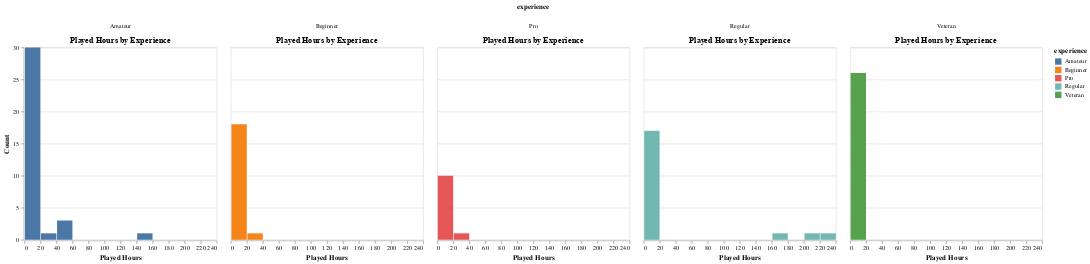

Source (notebook cell):
### Code cell
import altair as alt

# --- Experience facet ---
chart_exp = (
    alt.Chart(players_tidy)
    .mark_bar()
    .encode(
        x=alt.X('played_hours:Q', bin=alt.Bin(maxbins=20), title='Played Hours'),
        y=alt.Y('count()', title='Count'),
        color='experience:N'
    )
    .properties(title='Played Hours by Experience')
    .facet(column='experience:N')
)

# --- Subscribe facet ---
chart_sub = (
    alt.Chart(players_tidy)
    .mark_bar()
    .encode(
        x=alt.X('played_hours:Q', bin=alt.Bin(maxbins=20), title='Played Hours'),
        y=alt.Y('count()', title='Count'),
        color=alt.Color('subscribe:N').title("subscribed")
    )
    .properties(title='Played Hours by Subscription')
    .facet(column='subscribe:N')
)

chart_exp

### Figure 1 — Vega-Lite specification as saved in the notebook (floating-point values rounded to 4 significant figures)
{"config": {"view": {"continuousWidth": 300, "continuousHeight": 300}}, "data": {"name": "data-427c92e968cc61198f3df39aa85b2dc3"}, "facet": {"column": {"field": "experience", "type": "nominal"}}, "spec": {"mark": {"type": "bar"}, "encoding": {"color": {"field": "experience", "type": "nominal"}, "x": {"bin": {"maxbins": 20}, "field": "played_hours", "title": "Played Hours", "type": "quantitative"}, "y": {"aggregate": "count", "title": "Count", "type": "quantitative"}}, "title": "Played Hours by Experience"}, "$schema": "https://vega.github.io/schema/vega-lite/v5.20.1.json", "datasets": {"data-427c92e968cc61198f3df39aa85b2dc3": [{"experience": "Pro", "subscribe": true, "played_hours": 30.3}, {"experience": "Veteran", "subscribe": true, "played_hours": 3.8}, {"experience": "Amateur", "subscribe": true, "played_hours": 0.7}, {"experience": "Regular", "subscribe": true, "played_hours": 0.1}, {"experience": "Amateur", "subscribe": true, "played_hours": 0.1}, {"experience": "Veteran", "subscribe": true, "played_hours": 1.6}, {"experience": "Beginner", "subscribe": true, "played_hours": 1.5}, {"experience": "Amateur", "subscribe": true, "played_hours": 0.2}, {"experience": "Amateur", "subscribe": true, "played_hours": 48.4}, {"experience": "Amateur", "subscribe": true, "played_hours": 0.5}, {"experience": "Regular", "subscribe": true, "played_hours": 0.6}, {"experience": "Regular", "subscribe": true, "played_hours": 0.3}, {"experience": "Amateur", "subscribe": false, "played_hours": 0.1}, {"experience": "Beginner", "subscribe": true, "played_hours": 1.0}, {"experience": "Amateur", "subscribe": true, "played_hours": 0.7}, {"experience": "Regular", "subscribe": true, "played_hours": 0.6}, {"experience": "Amateur", "subscribe": true, "played_hours": 1.8}, {"experience": "Veteran", "subscribe": false, "played_hours": 0.1}, {"experience": "Amateur", "subscribe": true, "played_hours": 0.1}, {"experience": "Veteran", "subscribe": true, "played_hours": 0.1}, {"experience": "Beginner", "subscribe": true, "played_hours": 0.6}, {"experience": "Veteran", "subscribe": true, "played_hours": 0.4}, {"experience": "Veteran", "subscribe": false, "played_hours": 1.4}, {"experience": "Amateur", "subscribe": true, "played_hours": 0.2}, {"experience": "Regular", "subscribe": true, "played_hours": 5.6}, {"experience": "Veteran", "subscribe": true, "played_hours": 0.1}, {"experience": "Amateur", "subscribe": true, "played_hours": 0.3}, {"experience": "Veteran", "subscribe": true, "played_hours": 2.2}, {"experience": "Veteran", "subscribe": true, "played_hours": 0.1}, {"experience": "Veteran", "subscribe": true, "played_hours": 12.5}, {"experience": "Beginner", "subscribe": true, "played_hours": 0.4}, {"experience": "Veteran", "subscribe": true, "played_hours": 0.6}, {"experience": "Regular", "subscribe": true, "played_hours": 218.1}, {"experience": "Amateur", "subscribe": false, "played_hours": 0.9}, {"experience": "Amateur", "subscribe": true, "played_hours": 0.2}, {"experience": "Amateur", "subscribe": true, "played_hours": 2.9}, {"experience": "Regular", "subscribe": true, "played_hours": 3.6}, {"experience": "Veteran", "subscribe": true, "played_hours": 0.2}, {"experience": "Regular", "subscribe": true, "played_hours": 1.5}, {"experience": "Pro", "subscribe": true, "played_hours": 1.0}, {"experience": "Pro", "subscribe": true, "played_hours": 0.2}, {"experience": "Amateur", "subscribe": true, "played_hours": 0.1}, {"experience": "Veteran", "subscribe": true, "played_hours": 0.1}, {"experience": "Veteran", "subscribe": false, "played_hours": 0.1}, {"experience": "Amateur", "subscribe": true, "played_hours": 17.2}, {"experience": "Regular", "subscribe": true, "played_hours": 0.1}, {"experience": "Regular", "subscribe": true, "played_hours": 0.2}, {"experience": "Amateur", "subscribe": true, "played_hours": 53.9}, {"experience": "Regular", "subscribe": true, "played_hours": 223.1}, {"experience": "Amateur", "subscribe": true, "played_hours": 0.5}, {"experience": "Amateur", "subscribe": true, "played_hours": 3.5}, {"experience": "Veteran", "subscribe": true, "played_hours": 1.0}, {"experience": "Beginner", "subscribe": false, "played_hours": 0.2}, {"experience": "Beginner", "subscribe": true, "played_hours": 0.1}, {"experience": "Amateur", "subscribe": true, "played_hours": 150.0}, {"experience": "Pro", "subscribe": true, "played_hours": 1.2}, {"experience": "Amateur", "subscribe": true, "played_hours": 0.1}, {"experience": "Beginner", "subscribe": true, "played_hours": 0.8}, {"experience": "Amateur", "subscribe": true, "played_hours": 0.1}, {"experience": "Veteran", "subscribe": false, "played_hours": 0.1}, {"experience": "Pro", "subscribe": true, "played_hours": 0.5}, {"experience": "Beginner", "subscribe": true, "played_hours": 2.0}, {"experience": "Veteran", "subscribe": false, "played_hours": 2.7}, {"experience": "Amateur", "subscribe": true, "played_hours": 0.1}, {"experience": "Regular", "subscribe": true, "played_hours": 4.0}, {"experience": "Veteran", "subscribe": true, "played_hours": 0.4}, {"experience": "Beginner", "subscribe": true, "played_hours": 1.0}, {"experience": "Regular", "subscribe": true, "played_hours": 0.1}, {"experience": "Pro", "subscribe": true, "played_hours": 0.1}, {"experience": "Beginner", "subscribe": true, "played_hours": 0.1}, {"experience": "Amateur", "subscribe": false, "played_hours": 0.1}, {"experience": "Beginner", "subscribe": false, "played_hours": 7.1}, {"experience": "Regular", "subscribe": true, "played_hours": 18.5}, {"experience": "Beginner", "subscribe": true, "played_hours": 0.7}, {"experience": "Amateur", "subscribe": true, "played_hours": 56.1}, {"experience": "Regular", "subscribe": false, "played_hours": 0.1}, {"experience": "Beginner", "subscribe": true, "played_hours": 1.1}, {"experience": "Beginner", "subscribe": true, "played_hours": 1.0}, {"experience": "Veteran", "subscribe": true, "played_hours": 0.1}, {"experience": "Beginner", "subscribe": true, "played_hours": 23.7}, {"experience": "Veteran", "subscribe": false, "played_hours": 0.1}, {"experience": "Amateur", "subscribe": false, "played_hours": 0.1}, {"experience": "Beginner", "subscribe": true, "played_hours": 0.2}, {"experience": "Beginner", "subscribe": true, "played_hours": 0.1}, {"experience": "Amateur", "subscribe": true, "played_hours": 1.2}, {"experience": "Amateur", "subscribe": true, "played_hours": 0.1}, {"experience": "Regular", "subscribe": true, "played_hours": 0.1}, {"experience": "Regular", "subscribe": true, "played_hours": 178.2}, {"experience": "Pro", "subscribe": true, "played_hours": 0.6}, {"experience": "Regular", "subscribe": true, "played_hours": 0.5}, {"experience": "Regular", "subscribe": true, "played_hours": 0.1}, {"experience": "Amateur", "subscribe": false, "played_hours": 1.0}, {"experience": "Beginner", "subscribe": false, "played_hours": 0.3}, {"experience": "Veteran", "subscribe": true, "played_hours": 0.1}, {"experience": "Veteran", "subscribe": false, "played_hours": 0.1}, {"experience": "Pro", "subscribe": false, "played_hours": 0.4}, {"experience": "Beginner", "subscribe": false, "played_hours": 1.8}, {"experience": "Amateur", "subscribe": true, "played_hours": 0.3}, {"experience": "Veteran", "subscribe": false, "played_hours": 2.7}, {"experience": "Amateur", "subscribe": true, "played_hours": 0.4}, {"experience": "Veteran", "subscribe": true, "played_hours": 0.1}, {"experience": "Amateur", "subscribe": false, "played_hours": 2.1}, {"experience": "Amateur", "subscribe": true, "played_hours": 0.8}, {"experience": "Pro", "subscribe": false, "played_hours": 0.2}, {"experience": "Amateur", "subscribe": true, "played_hours": 32.0}, {"experience": "Pro", "subscribe": false, "played_hours": 1.7}, {"experience": "Regular", "subscribe": false, "played_hours": 0.1}, {"experience": "Veteran", "subscribe": true, "played_hours": 0.1}, {"experience": "Veteran", "subscribe": false, "played_hours": 0.3}, {"experience": "Amateur", "subscribe": false, "played_hours": 2.3}, {"experience": "Pro", "subscribe": true, "played_hours": 0.2}]}}
